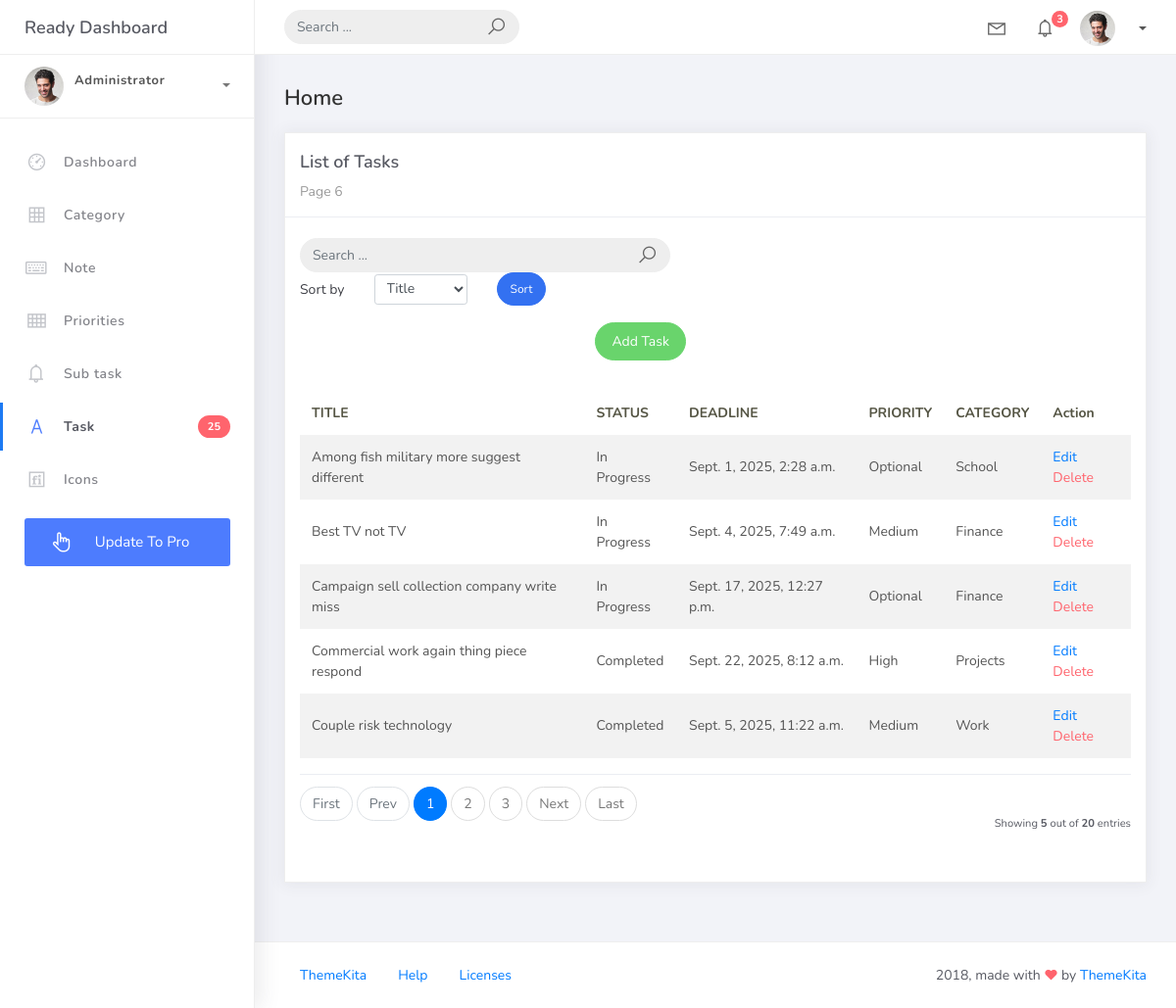
The app's page /task_list with its own data.
### hangapp/models.py (models this page shows, shortened)
class BaseModel(models.Model):
    created_at = models.DateTimeField(auto_now_add=True)
    updated_at = models.DateTimeField(auto_now=True)
    class Meta:
        abstract = True

class Task(BaseModel):
    STATUS_CHOICES = [
        ("Pending", "Pending"),
        ("In Progress", "In Progress"),
        ("Completed", "Completed"),
    ]
    title = models.CharField(max_length=255)
    description = models.TextField()
    status = models.CharField(max_length=50, choices=STATUS_CHOICES, default="Pending")
    deadline = models.DateTimeField()
    priority = models.ForeignKey(Priority, on_delete=models.CASCADE)
    category = models.ForeignKey(Category, on_delete=models.CASCADE)

class Priority(models.Model):
    name = models.CharField(max_length=100)
    class Meta:
        verbose_name = "Priority"
        verbose_name_plural = "Priorities"
    def __str__(self):
        return self.name

class Category(models.Model):
    name = models.CharField(max_length=100)
    class Meta:
        verbose_name = "Category"
        verbose_name_plural = "Categories"
    def __str__(self):
        return self.name

### hangapp/views.py (the view, shortened to what this page needs)
# urls.py: path('task_list', TaskList.as_view(), name='task-list'),
class TaskList(ListView):
    model = Task
    context_object_name = 'task'
    template_name = 'task_list.html'
    paginate_by = 5
    def get_queryset(self):
        qs = super().get_queryset()
        query = self.request.GET.get('q')
        return qs
    def get_ordering(self):
        allowed = ["title", "deadline", "status"]
        sort_by = self.request.GET.get("sort_by")
        if sort_by in allowed:
            return sort_by
        return "title"

### templates/task_list.html (shortened to what this page needs)
{% extends 'base.html' %} {% load static %} {% block content %}
<div class="content">
  <div class="container-fluid">
    <h4 class="page-title">Home</h4>
    <div class="row">
      <div class="col-md-12">
        <div class="card">
          <div class="card-header">
            <div class="card-title">List of Tasks</div>
            <div class="card-category">Page 6</div>
          </div>
          <br />
          <div class="col-md-12 row">
            <div class="col-md-6">
              <form class="navbar-left navbar-form nav-search mr-md-3" action="" method="get">
                <div class="input-group">
                  <input type="text" placeholder="Search ..." class="form-control" name="q" value="{{ request.GET.q }}" />
                  <div class="input-group-append">
                    <span class="input-group-text">
                      <i class="la la-search search-icon"></i>
                    </span>
                  </div>
                </div>
              </form>
            </div>
            <div class="col-md-12 mb-3 ms-4">
              <form method="get" class="row g-2 align-items-center">
                <div class="col-auto">
                  <label for="smallSelect" class="col-form-label">Sort by</label>
                </div>
                <div class="col-auto">
                  <select class="form-control form-control-sm" id="smallSelect" name="sort_by">
                    <option value="title" {% if request.GET.sort_by == "title" %}selected{% endif %}>
                      Title
                    </option>
                  </select>
                </div>
                <div class="col-auto">
                  <button type="submit" class="btn btn-primary btn-sm btn-rounded">Sort</button>
                </div>
              </form>
            </div>
            <div class="col-md-6">
              <div class="pull-right">
                <a href="{% url 'task-add' %}" class="btn btn-success btn-rounded">Add Task</a>
              </div>
            </div>
          </div>
          <div class="card-body">
            <table class="table table-striped mt-3">
              <thead>
                <tr>
                  <th scope="col">TITLE</th>
                  <th scope="col">STATUS</th>
                  <th scope="col">DEADLINE</th>
                  <th scope="col">PRIORITY</th>
                  <th scope="col">CATEGORY</th>
                  <th scope="col">Action</th>
                </tr>
              </thead>
              <tbody>
                {% for object in object_list %}
                <tr>
                  <td>{{ object.title }}</td>
                  <td>{{ object.status }}</td>
                  <td>{{ object.deadline }}</td>
                  <td>{{ object.priority }}</td>
                  <td>{{ object.category }}</td>
                  <td>
                    <a href="task_list/{{ object.id }}">Edit</a>
                    <a href="task_list/{{ object.id }}/delete" class="text-danger">Delete</a>
                  </td>
                </tr>
                {% endfor %}
              </tbody>
            </table>
            {% include 'includes/pagination.html' %}
          </div>
        </div>
      </div>
    </div>
  </div>
</div>
{% endblock %}

### records on screen
Task: title "Among fish military more suggest different", status "In Progress", deadline "Sept. 1, 2025, 2:28 a.m.", priority "Optional", category "School"
Task: title "Best TV not TV", status "In Progress", deadline "Sept. 4, 2025, 7:49 a.m.", priority "Medium", category "Finance"
Task: title "Campaign sell collection company write miss", status "In Progress", deadline "Sept. 17, 2025, 12:27 p.m.", priority "Optional", category "Finance"
Task: title "Commercial work again thing piece respond", status "Completed", deadline "Sept. 22, 2025, 8:12 a.m.", priority "High", category "Projects"
Task: title "Couple risk technology", status "Completed", deadline "Sept. 5, 2025, 11:22 a.m.", priority "Medium", category "Work"

### other values on screen
{{ page_num }} "1"
{{ page_num }} "2" "3"
{{ object_list.count }} "5"
{{ paginator.count }} "20"
